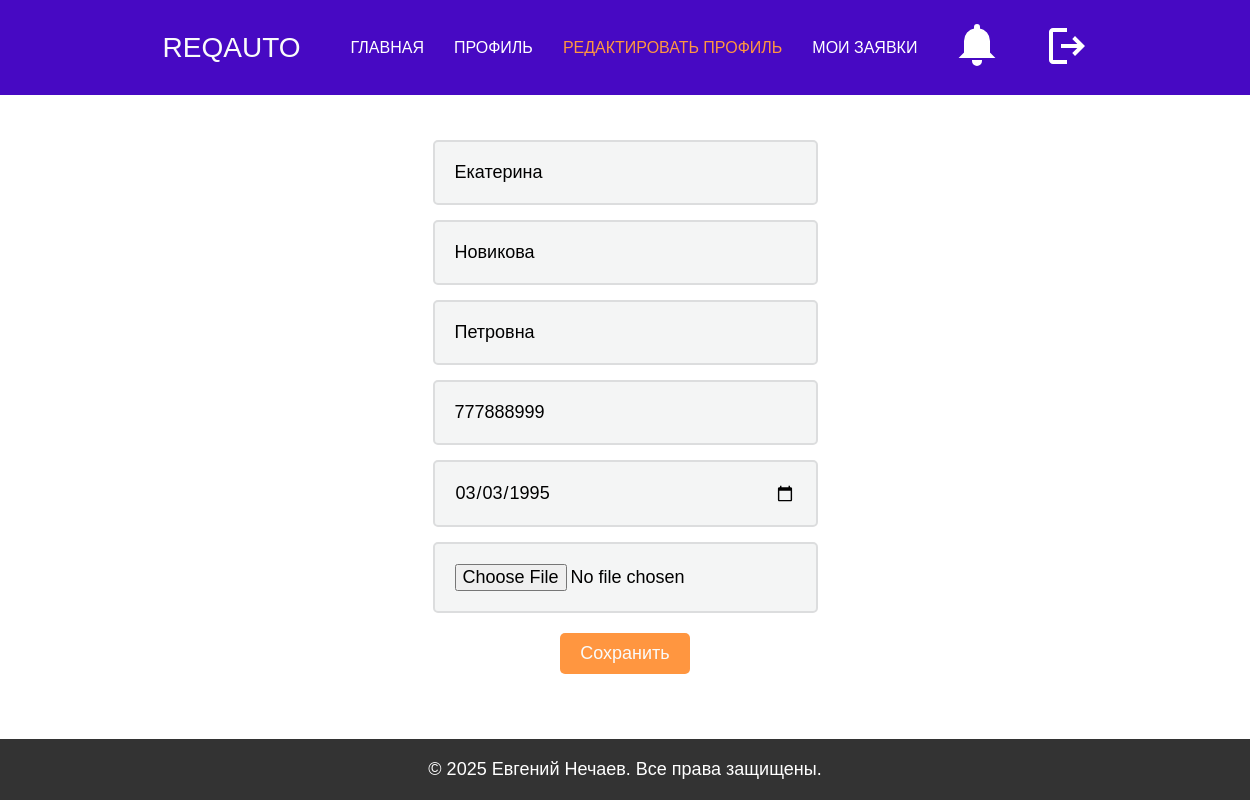
/edit_profile (signed in), run on the app's committed database.
### models.py (models this page shows)
class User(db.Model):
    __tablename__ = 'User'
    ID = db.Column(db.Integer, primary_key=True)
    username = db.Column(db.String(50), unique=True)
    password = db.Column(db.String(128))
    firstName = db.Column(db.String(50))
    lastName = db.Column(db.String(50))
    patronymic = db.Column(db.String(50))
    phone = db.Column(db.String(15))
    dateBirth = db.Column(db.Date, nullable=True)
    roleID = db.Column(db.Integer, db.ForeignKey('Role.ID'))
    photo = db.Column(db.String(256), nullable=True)

### app.py (the view, shortened to what this page needs)
@app.route('/edit_profile', methods=['GET', 'POST'])
def edit_profile():
    if 'user_id' not in session:
        return redirect(url_for('auth'))
    user_id = session['user_id']
    user = User.query.get(user_id)
    return render_template('edit_profile.html', user=user)

### templates/edit_profile.html (shortened to what this page needs)
<!DOCTYPE html>
<html lang="en">
  <head>
    <link rel="stylesheet" href="/static/styles.css" />
    <link rel="stylesheet" href="/static/profile.css" />
  </head>
  <body>
    <header>
      <div class="logo">ReqAuto</div>
      <nav>
        <ul>
          <li>
            <a href="{{ url_for('index') }}">Главная</a>
          </li>
          <li>
            <a href="{{ url_for('profile') }}">Профиль</a>
          </li>
          <li>
            <a href="#" class="active">Редактировать профиль</a>
          </li>
          <li>
            <a href="{{ url_for('profile_requests') }}">Мои заявки</a>
          </li>
          <li class="notifications-wrapper">
            <button id="notifications-toggle" class="notifications-button">
            </button>
          </li>
          <li>
            <form
              action="{{ url_for('logout') }}"
              method="post"
              class="logout-form"
            >
              <button type="submit" class="logout-button">
                <svg
                  xmlns="http://www.w3.org/2000/svg"
                  width="24"
                  height="24"
                  viewBox="0 0 24 24"
                >
                  <path
                    fill="#ffffff"
                    d="M5 21q-.825 0-1.412-.587T3 19V5q0-.825.588-1.412T5 3h7v2H5v14h7v2zm11-4l-1.375-1.45l2.55-2.55H9v-2h8.175l-2.55-2.55L16 7l5 5z"
                  />
                </svg>
              </button>
            </form>
          </li>
        </ul>
      </nav>
    </header>
    <main>
      <section class="horizontal-center-container">
        <form
          class="form"
          action="{{ url_for('edit_profile') }}"
          method="post"
          enctype="multipart/form-data"
        >
          <input
            class="form-input h3"
            type="text"
            name="firstName"
            value="{{ user.firstName }}"
            placeholder="Имя"
            required
          />
          <input
            class="form-input h3"
            type="text"
            name="lastName"
            value="{{ user.lastName }}"
            placeholder="Фамилия"
            required
          />
          <input
            class="form-input h3"
            type="text"
            name="patronymic"
            value="{{ user.patronymic }}"
            placeholder="Отчество"
          />
          <input
            class="form-input h3"
            type="text"
            name="phone"
            value="{{ user.phone }}"
            placeholder="Телефон"
            required
          />
          <input
            class="form-input h3"
            type="date"
            name="dateBirth"
            value="{{ user.dateBirth.strftime('%Y-%m-%d') }}"
            required
          />
          <input
            class="form-input h3"
            type="file"
            name="photo"
            accept="image/*"
          />
          <button class="button h3 submit-button" type="submit">
            Сохранить
          </button>
        </form>
      </section>
    </main>
    <footer class="site-footer">
      <p class="h3">&copy; 2025 Евгений Нечаев. Все права защищены.</p>
    </footer>
  </body>
</html>

### static/styles.css (style rules this page uses)
html { scroll-behavior: smooth; overflow-x: hidden; }
html, body { display: flex; flex-direction: column; }
html, body, p { margin: 0; padding: 0; }
body { min-height: 100vh; }
main { flex: 1; }
.h3 { text-transform: initial; font-family: "Rubik", sans-serif; font-weight: 100; font-size: 18px; }
header { margin: 0; padding: 20px; background-color: #4709c3; width: 100%; position: sticky; display: flex; justify-content: center; top: 0; z-index: 100; }
.logo { display: flex; font-family: "Montserrat", sans-serif; font-weight: 100; text-transform: uppercase; margin-right: 50px; font-size: 28px; color: #fafbfb; align-items: center; }
nav ul { list-style: none; padding-left: 0; display: flex; justify-content: center; }
nav a { text-decoration: none; color: #fff; display: flex; justify-content: center; }
nav li { display: inline; font-family: "Montserrat", sans-serif; font-weight: 100; text-transform: uppercase; margin: 0 30px 0 0; font-size: 16px; display: flex; justify-content: center; align-items: center; }
.active { color: #ff9640; }
.button { background-color: #f9fafa; width: fit-content; height: fit-content; padding: 10px 20px; max-width: 100%; border-radius: 5px; border-style: none; color: #000; }
.submit-button { margin: 0 auto; margin-top: 20px; background-color: #ff9640; color: #fafbfb; }
.horizontal-center-container { display: flex; justify-content: center; text-align: center; }
.form { display: flex; flex-direction: column; width: fit-content; min-width: 30%; max-width: 80%; padding: 30px; border-radius: 5px; height: 100%; }
.form-input { width: 100%; border-radius: 5px; border: 2px solid #dcddde; margin-top: 15px; background: #f4f5f5; padding: 20px; box-sizing: border-box; outline: none; transition: all 0.3s ease; }
.form-input::placeholder { color: #000; }
.logout-button { background: none; border: none; cursor: pointer; }
.logout-button svg { width: 48px; height: 48px; }
.site-footer { background-color: #333; color: #fff; text-align: center; padding: 20px 0; width: 100%; }

### static/profile.css (style rules this page uses)
nav ul { list-style: none; padding-left: 0; display: flex; justify-content: center; margin: 0; }
.notifications-wrapper { position: relative; display: inline-block; }
.notifications-button { background: none; border: none; color: white; font-size: 18px; cursor: pointer; }

### data on the page
User: firstName "Екатерина", lastName "Новикова", patronymic "Петровна", phone "777888999", dateBirth "03/03/1995"
